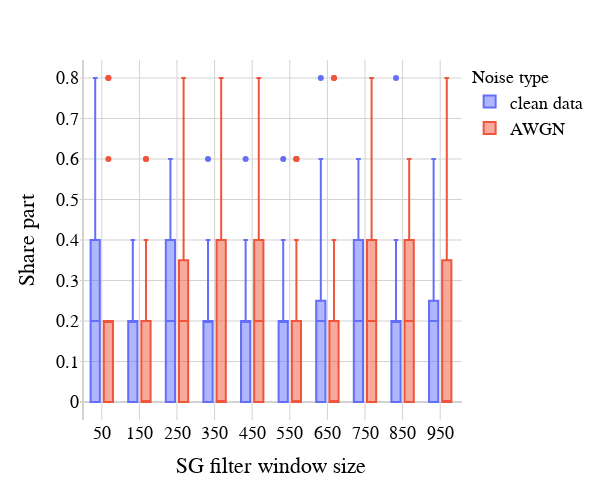

Notebook cell for this chart:
### Code cell
hiss = np.load(path + 'poly_data\\ODE_fitness\\noised\\noised_ode_data_poly10per_par.npy', allow_pickle = True)
hiss_noised = np.load(path + 'poly_data\\ODE_fitness\\poly_ode_non_2.npy', allow_pickle = True)

hiss.shape
window_sizes = [50,150,250,350,450,550,650,750,850,950]

df_clean = pd.DataFrame({'Share part' : hiss.reshape(-1, order = 'F'), 
                         'SG filter window size' : np.hstack([np.full(shape=hiss.shape[0], fill_value=size) for size in window_sizes]),
                         'Noise type' : 'clean data'})

df_noisy = pd.DataFrame({'Share part' : hiss_noised.reshape(-1, order = 'F'), 
                         'SG filter window size' : np.hstack([np.full(shape=hiss_noised.shape[0], fill_value=size) for size in window_sizes]),
                         'Noise type' : 'AWGN'})

df_aggreg = pd.concat([df_clean, df_noisy], axis = 0)

import plotly.express as px
import plotly.io as pio

pio.templates.default = "plotly_white"

px.defaults.template = "plotly_white"
px.defaults.color_continuous_scale = px.colors.sequential.Blackbody
px.defaults.width = 600
px.defaults.height = 500

fig = px.box(df_aggreg, x="SG filter window size", y="Share part", color="Noise type")
fig.update_traces(quartilemethod="linear") # or "inclusive", or "linear" by default
fig.update_layout(
    xaxis = dict(
        tickmode = 'array',
        tickvals = window_sizes,
        ticktext = window_sizes
    )
)

fig.update_xaxes(showgrid=True, gridwidth=1, gridcolor='lightgrey', zeroline = True, zerolinecolor = 'lightgrey', layer = 'below traces')
fig.update_yaxes(showgrid=True, gridwidth=1, gridcolor='lightgrey', zeroline = True, zerolinecolor = 'lightgrey', layer = 'below traces')
fig.update_layout(
    font_family="Helvetica",
    font_color="black",
    font_size=18,
    title_font_family="Helvetica",
    title_font_color="black",
    title_font_size=18,
    legend_title_font_family='Helvetica',
    legend_title_font_color="black",
    legend_title_font_size=18
)
fig.write_image('SG_sharepart_ode.png', scale=3)

fig.show()

### Figure 1 — Plotly figure (JSON) as saved in the notebook; plotly's stock layout.template omitted (floating-point values rounded to 4 significant figures; data arrays with more than 128 entries replaced by an {"elided": "..."} marker saying what was removed)
{"data": [{"alignmentgroup": "True", "hovertemplate": "Noise type=clean data<br>SG filter window size=%{x}<br>Share part=%{y}<extra></extra>", "legendgroup": "clean data", "marker": {"color": "#636efa"}, "name": "clean data", "notched": false, "offsetgroup": "clean data", "orientation": "v", "quartilemethod": "linear", "showlegend": true, "type": "box", "x": {"elided": "250 int values"}, "x0": " ", "xaxis": "x", "y": {"elided": "250 float values"}, "y0": " ", "yaxis": "y"}, {"alignmentgroup": "True", "hovertemplate": "Noise type=AWGN<br>SG filter window size=%{x}<br>Share part=%{y}<extra></extra>", "legendgroup": "AWGN", "marker": {"color": "#EF553B"}, "name": "AWGN", "notched": false, "offsetgroup": "AWGN", "orientation": "v", "quartilemethod": "linear", "showlegend": true, "type": "box", "x": {"elided": "190 int values"}, "x0": " ", "xaxis": "x", "y": {"elided": "190 float values"}, "y0": " ", "yaxis": "y"}], "layout": {"boxmode": "group", "font": {"color": "black", "family": "Helvetica", "size": 18}, "height": 500, "legend": {"title": {"font": {"color": "black", "family": "Helvetica", "size": 18}, "text": "Noise type"}, "tracegroupgap": 0}, "margin": {"t": 60}, "title": {"font": {"color": "black", "family": "Helvetica", "size": 18}}, "width": 600, "xaxis": {"anchor": "y", "domain": [0, 1], "gridcolor": "lightgrey", "gridwidth": 1, "layer": "below traces", "showgrid": true, "tickmode": "array", "ticktext": [50, 150, 250, 350, 450, 550, 650, 750, 850, 950], "tickvals": [50, 150, 250, 350, 450, 550, 650, 750, 850, 950], "title": {"text": "SG filter window size"}, "zeroline": true, "zerolinecolor": "lightgrey"}, "yaxis": {"anchor": "x", "domain": [0, 1], "gridcolor": "lightgrey", "gridwidth": 1, "layer": "below traces", "showgrid": true, "title": {"text": "Share part"}, "zeroline": true, "zerolinecolor": "lightgrey"}}}
